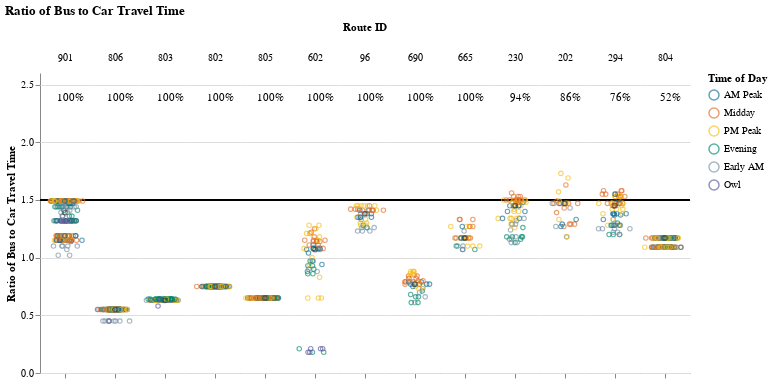

Notebook code for this chart:
### Markdown cell above
## Competitive Routes
### Short Routes (< 1 hr)

### Code cell
route_group = "short"
display_charts_for_route_group(df, route_group)

### Figure 1 — Vega-Lite specification as saved in the notebook (floating-point values rounded to 4 significant figures; data arrays with more than 128 entries replaced by an {"elided": "..."} marker saying what was removed)
{"config": {"view": {"continuousWidth": 400, "continuousHeight": 300, "stroke": null}, "facet": {"spacing": 0}}, "data": {"name": "data-96a4f06ca0737b2147e69cc8a638ce1b"}, "facet": {"column": {"field": "route_id2", "sort": ["901", "806", "803", "802", "805", "602", "96", "690", "665", "230", "202", "294", "804"], "title": "Route ID", "type": "nominal"}}, "spec": {"layer": [{"mark": "rule", "encoding": {"color": {"value": "black"}, "y": {"field": "cutoff", "type": "quantitative"}}, "selection": {"selector002": {"type": "interval", "bind": "scales", "encodings": ["x", "y"]}}}, {"mark": {"type": "point", "opacity": 0.65, "size": 20, "strokeWidth": 1.1}, "encoding": {"color": {"field": "time_of_day", "scale": {"range": ["#136C97", "#E16B26", "#F6BF16", "#00896B", "#7790A3", "#5B559C"]}, "sort": ["AM Peak", "Midday", "PM Peak", "Owl Service"], "title": "Time of Day", "type": "nominal"}, "tooltip": [{"field": "route_id2", "title": "route_id", "type": "nominal"}, {"field": "route_name", "type": "nominal"}, {"field": "trip_id", "type": "nominal"}, {"field": "service_hours", "type": "quantitative"}, {"field": "car_duration_hours", "type": "quantitative"}, {"field": "bus_multiplier", "type": "quantitative"}, {"field": "bus_difference", "title": "bus_difference_minutes", "type": "quantitative"}, {"field": "category", "type": "nominal"}], "x": {"axis": {"grid": false, "labels": false, "ticks": true, "values": [0]}, "field": "jitter", "scale": {}, "title": null, "type": "quantitative"}, "y": {"field": "bus_multiplier", "scale": {"domain": [0, 2.5]}, "title": "Ratio of Bus to Car Travel Time", "type": "quantitative"}}, "transform": [{"calculate": "sqrt(-2*log(random()))*cos(2*PI*random())", "as": "jitter"}], "width": 50}, {"layer": [{"mark": {"type": "point", "opacity": 0.6, "size": 20, "strokeWidth": 1.3}, "encoding": {"color": {"value": "#323434"}, "y": {"field": "bus_multiplier", "type": "quantitative"}}, "transform": [{"filter": "(datum.p50_trip === 1)"}]}, {"mark": {"type": "text", "align": "center", "baseline": "middle"}, "encoding": {"color": {"value": "black"}, "text": {"field": "pct_trips_competitive", "format": ".0%", "type": "quantitative"}, "tooltip": [{"field": "route_id2", "title": "route_id", "type": "nominal"}, {"field": "route_name", "type": "nominal"}, {"field": "trip_id", "type": "nominal"}, {"field": "service_hours", "type": "quantitative"}, {"field": "car_duration_hours", "type": "quantitative"}, {"field": "bus_multiplier", "type": "quantitative"}, {"field": "bus_difference", "title": "bus_difference_minutes", "type": "quantitative"}, {"field": "category", "type": "nominal"}], "x": {"value": 30}, "y": {"value": 25}}, "transform": [{"calculate": "sqrt(-2*log(random()))*cos(2*PI*random())", "as": "jitter"}, {"filter": "(datum.p50_trip === 1)"}]}]}]}, "resolve": {"scale": {"y": "shared"}}, "title": "Ratio of Bus to Car Travel Time", "$schema": "https://vega.github.io/schema/vega-lite/v4.17.0.json", "datasets": {"data-96a4f06ca0737b2147e69cc8a638ce1b": {"elided": "1694 records"}}}
